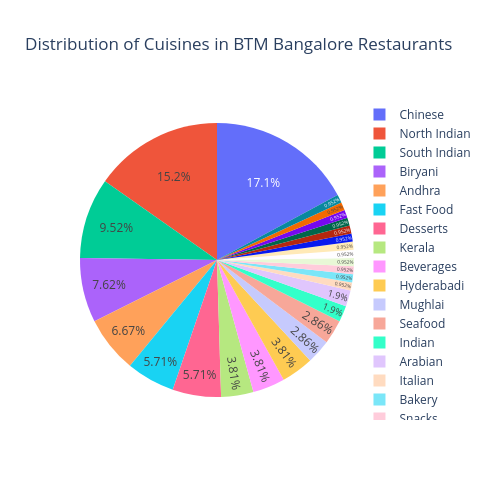

The cell this chart's notebook holds for it:
### Code cell
fig=px.pie(
    data_frame=df_Cuisine_BTM,
    names=df_Cuisine_BTM["Cuisine"],
    values=df_Cuisine_BTM["Count"],
    title="Distribution of Cuisines in BTM Bangalore Restaurants",height=500,width=500)
fig.update_traces(textposition="inside")
fig.show()

### Figure 1 — Plotly figure (JSON) as saved in the notebook; plotly's stock layout.template omitted (floating-point values rounded to 4 significant figures)
{"data": [{"domain": {"x": [0, 1], "y": [0, 1]}, "hovertemplate": "Cuisine=%{label}<br>Count=%{value}<extra></extra>", "labels": ["Fast Food", "North Indian", "Chinese", "Italian", "South Indian", "Desserts", "Kerala", "Andhra", "Beverages", "Mughlai", "Seafood", "Bakery", "Hyderabadi", "Indian", "Biryani", "Snacks", "Sweets", "Chaat", "Arabian", "Thai", "Tandoor", "Punjabi", "Healthy Food", "Chettinad", "Middle Eastern", "Grill"], "legendgroup": "", "name": "", "showlegend": true, "textposition": "inside", "type": "pie", "values": [6, 16, 18, 1, 10, 6, 4, 7, 4, 3, 3, 1, 4, 2, 8, 1, 1, 1, 2, 1, 1, 1, 1, 1, 1, 1]}], "layout": {"height": 500, "legend": {"tracegroupgap": 0}, "title": {"text": "Distribution of Cuisines in BTM Bangalore Restaurants"}, "width": 500}}
